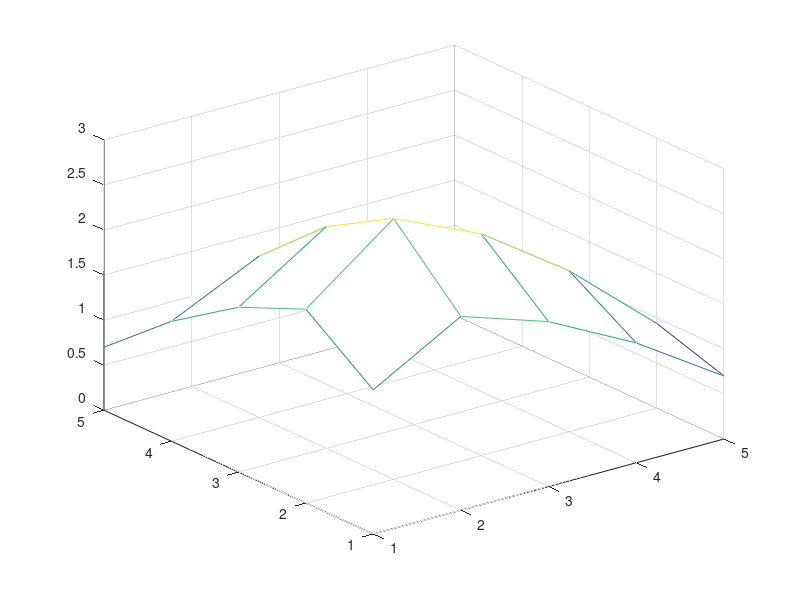

Reproduce this figure in MATLAB.
clc

%Exercise 4

prompt="Insert the value of N (matrix NxN): ";
N = input(prompt);
A=zeros(N,N);
A(1,1)=8;

spectrum=dct2(A);
figure('Name','Cosine spectrum','NumberTitle','off')
figure(1);
mesh(spectrum)

spectrum